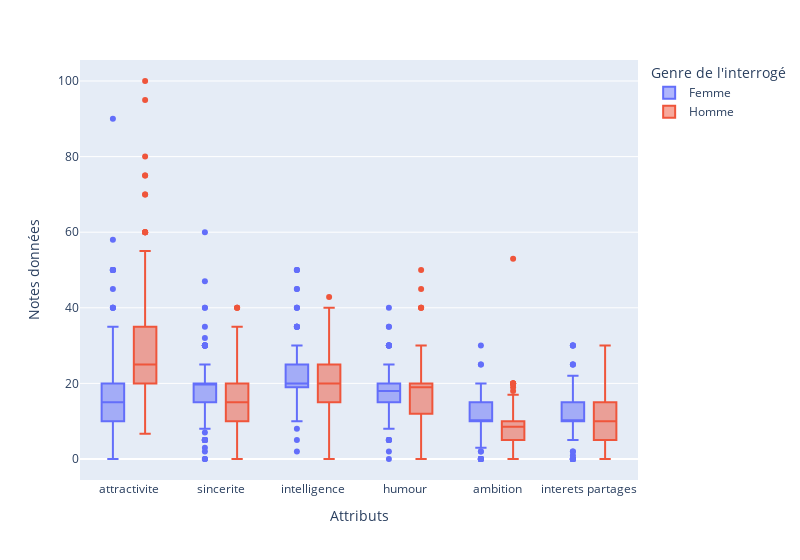

Here is the notebook cell this chart was saved with:
### Code cell
# Tracé du graphique en boxplot
etiquettes = {"value": "Notes données", "variable": "Attributs", "genre": "Genre de l'interrogé"}
fig_attributes2 = px.box(df3, y=df3.columns, color='genre', orientation='v', labels=etiquettes, width=800)
fig_attributes2.show()

### Figure 1 — Plotly figure (JSON) as saved in the notebook; plotly's stock layout.template omitted (floating-point values rounded to 4 significant figures; data arrays with more than 128 entries replaced by an {"elided": "..."} marker saying what was removed)
{"data": [{"alignmentgroup": "True", "hovertemplate": "Genre de l'interrogé=Femme<br>Attributs=%{x}<br>Notes données=%{y}<extra></extra>", "legendgroup": "Femme", "marker": {"color": "#636efa"}, "name": "Femme", "notched": false, "offsetgroup": "Femme", "orientation": "v", "showlegend": true, "type": "box", "x": {"elided": "1338 str values"}, "x0": " ", "xaxis": "x", "y": {"elided": "1338 float values"}, "y0": " ", "yaxis": "y"}, {"alignmentgroup": "True", "hovertemplate": "Genre de l'interrogé=Homme<br>Attributs=%{x}<br>Notes données=%{y}<extra></extra>", "legendgroup": "Homme", "marker": {"color": "#EF553B"}, "name": "Homme", "notched": false, "offsetgroup": "Homme", "orientation": "v", "showlegend": true, "type": "box", "x": {"elided": "1356 str values"}, "x0": " ", "xaxis": "x", "y": {"elided": "1356 float values"}, "y0": " ", "yaxis": "y"}], "layout": {"boxmode": "group", "legend": {"title": {"text": "Genre de l'interrogé"}, "tracegroupgap": 0}, "margin": {"t": 60}, "width": 800, "xaxis": {"anchor": "y", "domain": [0, 1], "title": {"text": "Attributs"}}, "yaxis": {"anchor": "x", "domain": [0, 1], "title": {"text": "Notes données"}}}}
